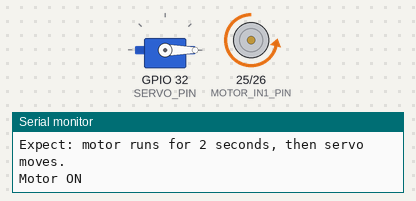
Bench run of a sketch on a simulated ESP32. Shown: servo, motor-driver pin pairs drawn as motors (green arrow = first pin HIGH = forward, orange = second pin HIGH = backward, longer = more drive, scaled by the enable pin), the last lines printed to the serial monitor.

Above: at 0.35 s.
At 3.85 s:
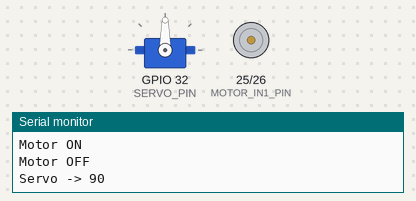
At 5.6 s:
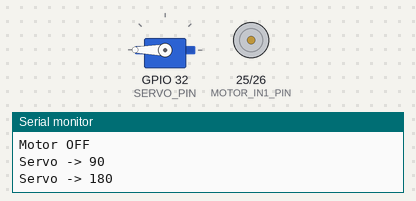
At 7.4 s:
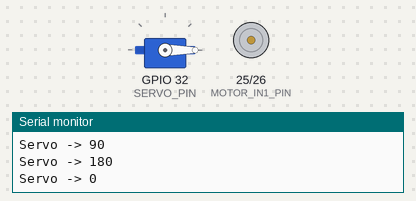
Timing chart, 0 to 9.5 s (numbered marks = the images above):
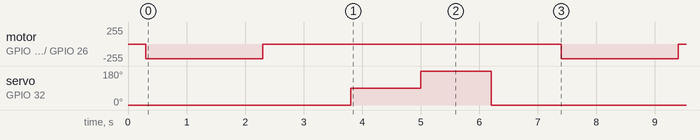

The sketch:

Motion_Hardware_Test.ino
```cpp
#include <Arduino.h>
#include <ESP32Servo.h>

constexpr int SERVO_PIN = 32;
constexpr int MOTOR_IN1_PIN = 25;
constexpr int MOTOR_IN2_PIN = 26;
constexpr int MOTOR_ENABLE_PIN = 27;

constexpr int MOTOR_PWM_FREQ = 20000;
constexpr int MOTOR_PWM_RESOLUTION = 8;
constexpr int MOTOR_PWM_DUTY = 220;
constexpr int SERVO_PULSE_MIN_US = 500;
constexpr int SERVO_PULSE_MAX_US = 2400;

Servo pageServo;

void motorStop() {
  digitalWrite(MOTOR_IN1_PIN, LOW);
  digitalWrite(MOTOR_IN2_PIN, LOW);
  ledcWrite(MOTOR_ENABLE_PIN, 0);
}

void motorForward(int duty) {
  digitalWrite(MOTOR_IN1_PIN, LOW);
  digitalWrite(MOTOR_IN2_PIN, HIGH);
  ledcWrite(MOTOR_ENABLE_PIN, duty);
}

void sweepServoOnce() {
  Serial.println("Servo -> 90");
  pageServo.write(90);
  delay(1200);

  Serial.println("Servo -> 180");
  pageServo.write(180);
  delay(1200);

  Serial.println("Servo -> 0");
  pageServo.write(0);
  delay(1200);
}

void runMotorOnce() {
  Serial.println("Motor ON");
  motorForward(MOTOR_PWM_DUTY);
  delay(2000);

  Serial.println("Motor OFF");
  motorStop();
  delay(1500);
}

void setup() {
  Serial.begin(115200);
  delay(300);
  Serial.println();
  Serial.println("Motion hardware test booting...");

  pinMode(MOTOR_IN1_PIN, OUTPUT);
  pinMode(MOTOR_IN2_PIN, OUTPUT);
  pinMode(MOTOR_ENABLE_PIN, OUTPUT);
  ledcAttach(MOTOR_ENABLE_PIN, MOTOR_PWM_FREQ, MOTOR_PWM_RESOLUTION);
  motorStop();

  pageServo.setPeriodHertz(50);
  pageServo.attach(SERVO_PIN, SERVO_PULSE_MIN_US, SERVO_PULSE_MAX_US);
  pageServo.write(0);

  Serial.println("Expect: motor runs for 2 seconds, then servo moves.");
}

void loop() {
  runMotorOnce();
  sweepServoOnce();
}
```

Measured:
- by itself, motor on GPIO 25 (MOTOR_IN1_PIN) / GPIO 26 (MOTOR_IN2_PIN): alternates backward 219/255 for 2.0 s and stopped for 5.1 s
- by itself, servo on GPIO 32 (SERVO_PIN): repeats every 7.1 s: 180° 1.2 s, 0° 4.7 s, 90° 1.2 s
